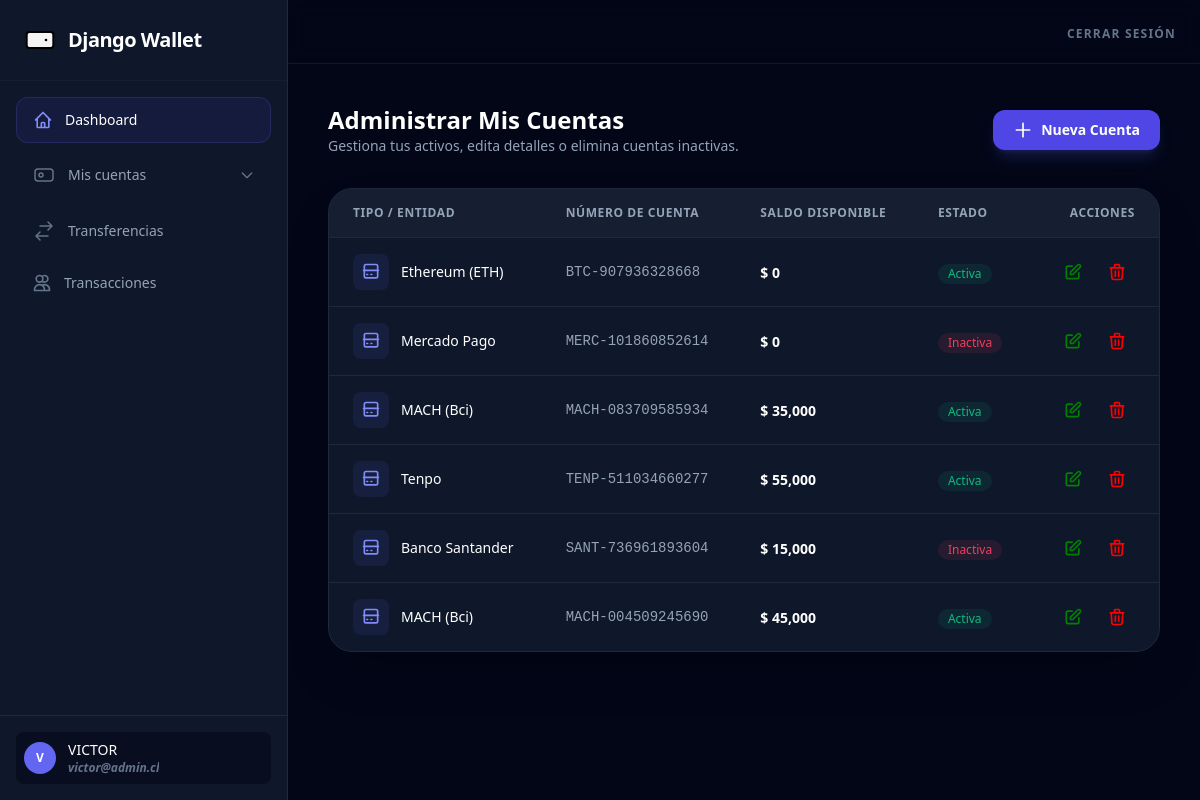
The page /administrar-cuentas/ (signed in) on the database its author committed.
### gestion/models.py (models this page shows, shortened)
class Cuenta(models.Model):
    cliente = models.ForeignKey(
        Cliente,
        on_delete=models.PROTECT,
        related_name='cuentas'
    )
    TIPO_CUENTA_CHOICES = [
        ('BCI', 'Banco BCI'),
        ('SANT', 'Banco Santander'),
        ('ESTD', 'Banco Estado'),
        ('CHIL', 'Banco de Chile'),
        ('MERC', 'Mercado Pago'),
        ('MACH', 'MACH (Bci)'),
        ('TENP', 'Tenpo'),
        ('BTC', 'Bitcoin (BTC)'),
        ('ETH', 'Ethereum (ETH)'),
        ('USDT', 'Tether (USDT)'),
    ]
    tipo = models.CharField(max_length=10, choices=TIPO_CUENTA_CHOICES, default='BCI')
    numero = models.CharField(max_length=20, unique=True)
    saldo_disponible = models.IntegerField(default=0)
    activa = models.BooleanField(default=True)
    fecha_creacion = models.DateTimeField(auto_now_add=True)

### gestion/views.py (the view)
# urls.py: path('administrar-cuentas/', views.administrar_cuentas, name='administrar_cuentas'),
@login_required
def administrar_cuentas(request):
    cuentas = request.user.cliente.cuentas.all()
    context = {
        'cuentas': cuentas
    }
    return render(request, 'gestion/administrar_cuentas.html', context)

### templates/gestion/administrar_cuentas.html
{% extends 'layout.html' %}
{% load humanize %}
{% block content %}
    <div class="max-w-7xl mx-auto">
        <div class="flex flex-col md:flex-row md:items-center justify-between mb-8 gap-4">
            <div>
                <h2 class="text-2xl font-bold text-white">Administrar Mis Cuentas</h2>
                <p class="text-slate-400 text-sm">Gestiona tus activos, edita detalles o elimina cuentas inactivas.</p>
            </div>
            <a href="{% url 'gestion:agregar_cuenta' %}"
            class="inline-flex items-center justify-center px-5 py-2.5 bg-indigo-600 hover:bg-indigo-500 text-white text-sm font-semibold rounded-xl transition-all shadow-lg shadow-indigo-500/20">
                <svg class="w-5 h-5 mr-2" fill="none" viewBox="0 0 24 24" stroke="currentColor">
                    <path stroke-linecap="round" stroke-linejoin="round" stroke-width="2" d="M12 4v16m8-8H4" />
                </svg>
                Nueva Cuenta
            </a>
        </div>
        <div class="bg-slate-900 border border-slate-800 rounded-3xl overflow-hidden shadow-2xl">
            <div class="overflow-x-auto">
                <table class="w-full text-left border-collapse">
                    <thead>
                        <tr class="bg-slate-800/50 border-b border-slate-800">
                            <th class="px-6 py-4 text-xs font-semibold text-slate-400 uppercase tracking-wider">Tipo / Entidad</th>
                            <th class="px-6 py-4 text-xs font-semibold text-slate-400 uppercase tracking-wider">Número de Cuenta</th>
                            <th class="px-6 py-4 text-xs font-semibold text-slate-400 uppercase tracking-wider">Saldo Disponible</th>
                            <th class="px-6 py-4 text-xs font-semibold text-slate-400 uppercase tracking-wider">Estado</th>
                            <th class="px-6 py-4 text-xs font-semibold text-slate-400 uppercase tracking-wider text-right">Acciones</th>
                        </tr>
                    </thead>
                    <tbody class="divide-y divide-slate-800">
                        {% for cuenta in cuentas %}
                        <tr class="hover:bg-slate-800/30 transition-colors group">
                            <td class="px-6 py-4 whitespace-nowrap">
                                <div class="flex items-center space-x-3">
                                    <div class="h-9 w-9 rounded-lg flex items-center justify-center
                                        {% if 'BTC' in cuenta.tipo %} bg-orange-500/10 text-orange-500
                                        {% else %} bg-indigo-500/10 text-indigo-400 {% endif %}">
                                        <svg class="h-5 w-5" fill="none" viewBox="0 0 24 24" stroke="currentColor">
                                            <path stroke-linecap="round" stroke-linejoin="round" stroke-width="2" d="M3 10h18M7 15h1m4 0h1m-7 4h12a2 2 0 002-2V5a2 2 0 00-2-2H6a2 2 0 00-2 2v12a2 2 0 002 2z" />
                                        </svg>
                                    </div>
                                    <span class="text-sm font-medium text-white">{{ cuenta.get_tipo_display }}</span>
                                </div>
                            </td>
                            <td class="px-6 py-4 whitespace-nowrap text-sm text-slate-400 font-mono">
                                {{ cuenta.numero }}
                            </td>
                            <td class="px-6 py-4 whitespace-nowrap">
                                <span class="text-sm font-bold text-white">$ {{ cuenta.saldo_disponible|intcomma }}</span>
                            </td>
                            <td class="px-6 py-4 whitespace-nowrap">
                                {% if cuenta.activa %}
                                    <span class="inline-flex items-center px-2.5 py-0.5 rounded-full text-xs font-medium bg-emerald-500/10 text-emerald-500">
                                        Activa
                                    </span>
                                {% else %}
                                    <span class="inline-flex items-center px-2.5 py-0.5 rounded-full text-xs font-medium bg-rose-500/10 text-rose-500">
                                        Inactiva
                                    </span>
                                {% endif %}
                            </td>
                            <td class="px-6 py-4 whitespace-nowrap text-right text-sm font-medium">
                                <div class="flex justify-end space-x-2">
                                    <a href="{% url 'gestion:actualizar_cuenta' cuenta.id %}" class="p-2 text-slate-400 hover:text-indigo-400 hover:bg-slate-800 rounded-lg transition-all" title="Editar cuenta">
                                        <svg class="h-5 w-5" fill="none" viewBox="0 0 24 24" stroke="green">
                                            <path stroke-linecap="round" stroke-linejoin="round" stroke-width="2" d="M11 5H6a2 2 0 00-2 2v11a2 2 0 002 2h11a2 2 0 002-2v-5m-1.414-9.414a2 2 0 112.828 2.828L11.828 15H9v-2.828l8.586-8.586z" />
                                        </svg>
                                    </a>
                                    <a href="{% url 'gestion:eliminar_cuenta' cuenta.id %}" class="p-2 text-slate-400 hover:text-rose-500 hover:bg-rose-500/10 rounded-lg transition-all" title="Eliminar cuenta">
                                        <svg class="h-5 w-5" fill="none" viewBox="0 0 24 24" stroke="red">
                                            <path stroke-linecap="round" stroke-linejoin="round" stroke-width="2" d="M19 7l-.867 12.142A2 2 0 0116.138 21H7.862a2 2 0 01-1.995-1.858L5 7m5 4v6m4-6v6m1-10V4a1 1 0 00-1-1h-4a1 1 0 00-1 1v3M4 7h16" />
                                        </svg>
                                    </a>
                                </div>
                            </td>
                        </tr>
                        {% empty %}
                        <tr>
                            <td colspan="5" class="px-6 py-12 text-center text-slate-500 italic">
                                No tienes cuentas para administrar actualmente.
                            </td>
                        </tr>
                        {% endfor %}
                    </tbody>
                </table>
            </div>
        </div>
    </div>
{% endblock %}

### templates/layout.html (shortened to what this page needs)
<!DOCTYPE html>
<html lang="en">
<head>
    <script src="https://cdn.tailwindcss.com"></script>
</head>
<body>
    <div class="min-h-screen bg-slate-950 flex overflow-hidden">
        <aside id="sidebar" class="fixed inset-y-0 left-0 z-50 w-72 bg-slate-900 border-r border-slate-800 flex flex-col transform -translate-x-full transition-transform duration-300 ease-in-out md:relative md:translate-x-0 md:flex-shrink-0">
            <div class="p-6 flex items-center justify-between border-b border-slate-800/50">
                <a href="{% url 'gestion:dashboard' %}" class="flex items-center gap-3">
                    <svg width="32" height="32" viewBox="0 0 24 24" fill="none">
                        <rect x="2" y="6" width="20" height="12" rx="2" stroke="black" stroke-width="1.5" fill="#f4f4f4"/>
                        <path d="M2 8H18C19.1 8 20 7.1 20 6C20 4.9 19.1 4 18 4H4C2.9 4 2 4.9 2 6V8Z" fill="#indigo-500"/>
                        <circle cx="16.5" cy="12" r="1" fill="black"/>
                    </svg>
                    <span class="text-xl font-bold text-white tracking-tight">Django Wallet</span>
                </a>
            </div>
            <nav class="flex-1 mt-4 px-4 space-y-2 overflow-y-auto custom-scrollbar">
                <a href="{% url 'gestion:dashboard' %}" class="flex items-center px-4 py-3 text-sm font-medium text-white bg-indigo-600/10 border border-indigo-500/20 rounded-xl transition-all">
                    Dashboard
                </a>
                <details class="group [&_summary::-webkit-details-marker]:hidden">
                    <summary class="flex items-center justify-between px-4 py-3 text-sm font-medium text-slate-400 hover:text-white hover:bg-slate-800/50 rounded-xl transition-all cursor-pointer list-none">
                        <div class="flex items-center">
                            <svg class="mr-3 h-6 w-6 text-slate-500 group-hover:text-indigo-400 transition-colors" fill="none" viewBox="0 0 24 24" stroke="currentColor">
                                <rect x="3" y="6" width="18" height="12" rx="3" stroke-width="1.5"/>
                                <circle cx="9" cy="12" r="2" stroke-width="1.5"/>
                            </svg>
                            <span>Mis cuentas</span>
                        </div>
                        <svg class="h-4 w-4 transition-transform duration-300 group-open:rotate-180 text-slate-500" fill="none" viewBox="0 0 24 24" stroke="currentColor">
                            <path stroke-linecap="round" stroke-linejoin="round" stroke-width="2" d="M19 9l-7 7-7-7" />
                        </svg>
                    </summary>
                </details>
                <a href="{% url 'gestion:transferencias' %}" class="flex items-center px-4 py-3 text-sm font-medium text-slate-400 hover:text-white hover:bg-slate-800/50 rounded-xl transition-all">
                    <svg class="mr-3 h-6 w-6 text-slate-500 group-hover:text-indigo-400" fill="none" viewBox="0 0 24 24" stroke="currentColor">
                        <path d="M8 7h12m0 0l-4-4m4 4l-4 4m0 6H4m0 0l4 4m-4-4l4-4" stroke-width="1.5" stroke-linecap="round" stroke-linejoin="round"/>
                    </svg>
                    Transferencias
                </a>
                <a href="{% url 'gestion:transacciones' %}" class="flex items-center px-4 py-2.5 text-sm font-medium text-slate-400 hover:text-white hover:bg-slate-800/50 rounded-xl transition-all group">
                    Transacciones
                </a>
            </nav>
            <div class="p-4 border-t border-slate-800">
                <div class="flex items-center p-2 rounded-lg bg-slate-950/50">
                    <div class="h-8 w-8 rounded-full bg-indigo-500 flex items-center justify-center text-xs font-bold text-white">{{ user.username|first|upper }}</div>
                    <div class="ml-3 overflow-hidden">
                        <p class="text-sm font-medium text-white truncate uppercase">{{ user.username }}</p>
                        <p class="text-xs text-slate-500 truncate italic font-bold">{{ user.email }}</p>
                    </div>
                </div>
            </div>
        </aside>
        <div class="flex-1 flex flex-col min-w-0">
            <header class="h-16 bg-slate-950/50 backdrop-blur-md border-b border-slate-900 flex items-center justify-between px-6 z-30">
                <div class="flex items-center gap-6 ml-auto">
                    <form method="POST" action="{% url 'gestion:logout' %}" class="inline">
                        <button type="submit" class="text-xs font-bold text-slate-500 hover:text-rose-500 uppercase tracking-widest transition-colors">
                            Cerrar sesión
                        </button>
                    </form>
                </div>
            </header>
            <main class="flex-1 overflow-y-auto p-6 md:p-10">
                {% block content %}{% endblock %}
            </main>
        </div>
    </div>
</body>
</html>

### rows shown on the page
Cuenta: tipo "Ethereum (ETH)", numero "BTC-907936328668", saldo_disponible "0", activa "Activa"
Cuenta: tipo "Mercado Pago", numero "MERC-101860852614", saldo_disponible "0", activa "Inactiva"
Cuenta: tipo "MACH (Bci)", numero "MACH-083709585934", saldo_disponible "35,000", activa "Activa"
Cuenta: tipo "Tenpo", numero "TENP-511034660277", saldo_disponible "55,000", activa "Activa"
Cuenta: tipo "Banco Santander", numero "SANT-736961893604", saldo_disponible "15,000", activa "Inactiva"
Cuenta: tipo "MACH (Bci)", numero "MACH-004509245690", saldo_disponible "45,000", activa "Activa"

### other values the page prints
{{ user.username|first|upper }} "V"
{{ user.username }} "VICTOR"
{{ user.email }} "victor@admin.cl"
